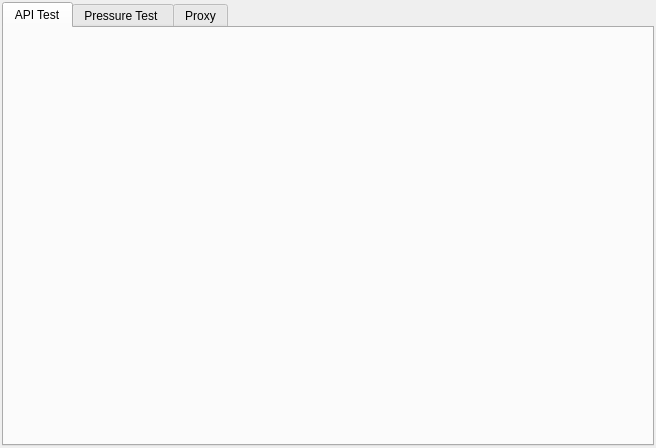
<?xml version="1.0" encoding="UTF-8"?>
<ui version="4.0">
 <class>HttpTestUI</class>
 <widget class="QWidget" name="HttpTestUI">
  <property name="geometry">
   <rect>
    <x>0</x>
    <y>0</y>
    <width>656</width>
    <height>448</height>
   </rect>
  </property>
  <property name="windowTitle">
   <string>Form</string>
  </property>
  <layout class="QGridLayout" name="gridLayout">
   <property name="leftMargin">
    <number>2</number>
   </property>
   <property name="topMargin">
    <number>2</number>
   </property>
   <property name="rightMargin">
    <number>2</number>
   </property>
   <property name="bottomMargin">
    <number>2</number>
   </property>
   <property name="spacing">
    <number>2</number>
   </property>
   <item row="0" column="0">
    <widget class="QTabWidget" name="tabWidget">
     <property name="currentIndex">
      <number>0</number>
     </property>
     <widget class="QWidget" name="API_Test">
      <attribute name="title">
       <string>API Test</string>
      </attribute>
     </widget>
     <widget class="QWidget" name="PressureTest">
      <attribute name="title">
       <string>Pressure Test </string>
      </attribute>
     </widget>
     <widget class="QWidget" name="Proxy">
      <attribute name="title">
       <string>Proxy</string>
      </attribute>
     </widget>
    </widget>
   </item>
  </layout>
 </widget>
 <resources/>
 <connections/>
</ui>
